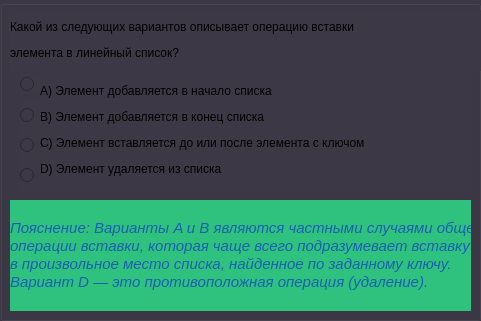
  <widget class="QGroupBox" name="group_first">
   <property name="geometry">
    <rect>
     <x>0</x>
     <y>50</y>
     <width>481</width>
     <height>321</height>
    </rect>
   </property>
   <property name="styleSheet">
    <string notr="true">background-color: rgb(61, 56, 70);</string>
   </property>
   <property name="title">
    <string/>
   </property>
   <widget class="QLabel" name="first_q">
    <property name="geometry">
     <rect>
      <x>10</x>
      <y>10</y>
      <width>461</width>
      <height>61</height>
     </rect>
    </property>
    <property name="text">
     <string>&lt;html&gt;&lt;head/&gt;&lt;body&gt;&lt;p&gt;Как называется список, в котором каждый элемент содержит &lt;/p&gt;&lt;p&gt;ссылку только на следующий элемент?&lt;/p&gt;&lt;/body&gt;&lt;/html&gt;</string>
    </property>
   </widget>
   <widget class="QLabel" name="third_q">
    <property name="geometry">
     <rect>
      <x>10</x>
      <y>10</y>
      <width>471</width>
      <height>61</height>
     </rect>
    </property>
    <property name="text">
     <string>&lt;html&gt;&lt;head/&gt;&lt;body&gt;&lt;p&gt;Какой тип списка образуется, если последний элемент связан &lt;/p&gt;&lt;p&gt;указателем с первым элементом?&lt;/p&gt;&lt;/body&gt;&lt;/html&gt;</string>
    </property>
   </widget>
   <widget class="QLabel" name="fifth_q">
    <property name="geometry">
     <rect>
      <x>10</x>
      <y>10</y>
      <width>461</width>
      <height>61</height>
     </rect>
    </property>
    <property name="text">
     <string>&lt;html&gt;&lt;head/&gt;&lt;body&gt;&lt;p&gt;Какие из следующих операций можно выполнять над линейными &lt;/p&gt;&lt;p&gt;списками?&lt;/p&gt;&lt;/body&gt;&lt;/html&gt;</string>
    </property>
   </widget>
   <widget class="QLabel" name="seven_q">
    <property name="geometry">
     <rect>
      <x>10</x>
      <y>10</y>
      <width>471</width>
      <height>61</height>
     </rect>
    </property>
    <property name="text">
     <string>&lt;html&gt;&lt;head/&gt;&lt;body&gt;&lt;p&gt;Какой из следующих ключей может быть использован для &lt;/p&gt;&lt;p&gt;упорядочивания записей в линейном списке?&lt;/p&gt;&lt;/body&gt;&lt;/html&gt;</string>
    </property>
   </widget>
   <widget class="QLabel" name="ninth_q">
    <property name="geometry">
     <rect>
      <x>10</x>
      <y>10</y>
      <width>471</width>
      <height>61</height>
     </rect>
    </property>
    <property name="text">
     <string>&lt;html&gt;&lt;head/&gt;&lt;body&gt;&lt;p&gt;Какой из следующих вариантов описывает операцию вставки &lt;/p&gt;&lt;p&gt;элемента в линейный список?&lt;/p&gt;&lt;/body&gt;&lt;/html&gt;</string>
    </property>
   </widget>
   <widget class="QLabel" name="first_ans">
    <property name="geometry">
     <rect>
      <x>40</x>
      <y>70</y>
      <width>431</width>
      <height>121</height>
     </rect>
    </property>
    <property name="text">
     <string>&lt;html&gt;&lt;head/&gt;&lt;body&gt;&lt;p&gt;A) Двунаправленный список&lt;/p&gt;&lt;p&gt;        B) Однонаправленный список&lt;/p&gt;&lt;p&gt;        C) Кольцевой список&lt;/p&gt;&lt;p&gt;        D) Массив&lt;/p&gt;&lt;/body&gt;&lt;/html&gt;</string>
    </property>
   </widget>
   <widget class="QLabel" name="third_ans">
    <property name="geometry">
     <rect>
      <x>40</x>
      <y>70</y>
      <width>431</width>
      <height>121</height>
     </rect>
    </property>
    <property name="text">
     <string>&lt;html&gt;&lt;head/&gt;&lt;body&gt;&lt;p&gt;A) Однонаправленный список&lt;/p&gt;&lt;p&gt;        B) Двунаправленный список&lt;/p&gt;&lt;p&gt;        C) Кольцевой список&lt;/p&gt;&lt;p&gt;        D) Массив&lt;/p&gt;&lt;/body&gt;&lt;/html&gt;</string>
    </property>
   </widget>
   <widget class="QLabel" name="fifth_ans">
    <property name="geometry">
     <rect>
      <x>40</x>
      <y>70</y>
      <width>431</width>
      <height>121</height>
     </rect>
    </property>
    <property name="text">
     <string>&lt;html&gt;&lt;head/&gt;&lt;body&gt;&lt;p&gt;A) Начальное формирование списка&lt;/p&gt;&lt;p&gt;        B) Удаление элемента с заданным ключом&lt;/p&gt;&lt;p&gt;        C) Упорядочивание списка по ключу&lt;/p&gt;&lt;p&gt;        D) Все вышеперечисленные&lt;/p&gt;&lt;/body&gt;&lt;/html&gt;</string>
    </property>
   </widget>
   <widget class="QLabel" name="seven_ans">
    <property name="geometry">
     <rect>
      <x>40</x>
      <y>70</y>
      <width>421</width>
      <height>121</height>
     </rect>
    </property>
    <property name="text">
     <string>&lt;html&gt;&lt;head/&gt;&lt;body&gt;&lt;p&gt;A) Год рождения&lt;/p&gt;&lt;p&gt;        B) Пол&lt;/p&gt;&lt;p&gt;        C) Стаж работы&lt;/p&gt;&lt;p&gt;        D) Все вышеперечисленные&lt;/p&gt;&lt;/body&gt;&lt;/html&gt;</string>
    </property>
   </widget>
   <widget class="QLabel" name="ninth_ans">
    <property name="geometry">
     <rect>
      <x>40</x>
      <y>70</y>
      <width>411</width>
      <height>121</height>
     </rect>
    </property>
    <property name="text">
     <string>&lt;html&gt;&lt;head/&gt;&lt;body&gt;&lt;p&gt;A) Элемент добавляется в начало списка&lt;/p&gt;&lt;p&gt;B) Элемент добавляется в конец списка&lt;/p&gt;&lt;p&gt;C) Элемент вставляется до или после элемента с ключом&lt;/p&gt;&lt;p&gt;D) Элемент удаляется из списка&lt;/p&gt;&lt;/body&gt;&lt;/html&gt;</string>
    </property>
   </widget>
   <widget class="QRadioButton" name="Answer_A">
    <property name="geometry">
     <rect>
      <x>20</x>
      <y>74</y>
      <width>20</width>
      <height>20</height>
     </rect>
    </property>
    <property name="styleSheet">
     <string notr="true">color: rgb(224, 27, 36);</string>
    </property>
    <property name="text">
     <string/>
    </property>
   </widget>
   <widget class="QRadioButton" name="Answer_B">
    <property name="geometry">
     <rect>
      <x>20</x>
      <y>100</y>
      <width>20</width>
      <height>31</height>
     </rect>
    </property>
    <property name="styleSheet">
     <string notr="true">color: rgb(224, 27, 36);</string>
    </property>
    <property name="text">
     <string/>
    </property>
   </widget>
   <widget class="QRadioButton" name="Answer_C">
    <property name="geometry">
     <rect>
      <x>20</x>
      <y>130</y>
      <width>20</width>
      <height>31</height>
     </rect>
    </property>
    <property name="styleSheet">
     <string notr="true">color: rgb(224, 27, 36);</string>
    </property>
    <property name="text">
     <string/>
    </property>
   </widget>
   <widget class="QRadioButton" name="Answer_D">
    <property name="geometry">
     <rect>
      <x>20</x>
      <y>160</y>
      <width>21</width>
      <height>31</height>
     </rect>
    </property>
    <property name="styleSheet">
     <string notr="true">color: rgb(224, 27, 36);</string>
    </property>
    <property name="text">
     <string/>
    </property>
   </widget>
   <widget class="QLabel" name="third_poyas">
    <property name="geometry">
     <rect>
      <x>10</x>
      <y>200</y>
      <width>461</width>
      <height>111</height>
     </rect>
    </property>
    <property name="styleSheet">
     <string notr="true">color: rgb(26, 95, 180);
background-color: rgb(46, 194, 126);</string>
    </property>
    <property name="text">
     <string>&lt;!DOCTYPE HTML PUBLIC &quot;-//W3C//DTD HTML 4.0//EN&quot; &quot;http://www.w3.org/TR/REC-html40/strict.dtd&quot;&gt;
&lt;html&gt;&lt;head&gt;&lt;meta name=&quot;qrichtext&quot; content=&quot;1&quot; /&gt;&lt;meta charset=&quot;utf-8&quot; /&gt;&lt;style type=&quot;text/css&quot;&gt;
p, li { white-space: pre-wrap; }
hr { height: 1px; border-width: 0; }
li.unchecked::marker { content: &quot;\2610&quot;; }
li.checked::marker { content: &quot;\2612&quot;; }
&lt;/style&gt;&lt;/head&gt;&lt;body style=&quot; font-family:'Cantarell'; font-size:11pt; font-weight:400; font-style:normal;&quot;&gt;
&lt;p style=&quot; margin-top:0px; margin-bottom:0px; margin-left:0px; margin-right:0px; -qt-block-indent:0; text-indent:0px;&quot;&gt;&lt;span style=&quot; font-style:italic;&quot;&gt;Пояснение: &lt;/span&gt;&lt;span style=&quot; font-style:italic;&quot;&gt;Ключевая особенность кольцевого (циклического) &lt;/span&gt;&lt;/p&gt;
&lt;p style=&quot; margin-top:0px; margin-bottom:0px; margin-left:0px; margin-right:0px; -qt-block-indent:0; text-indent:0px;&quot;&gt;&lt;span style=&quot; font-style:italic;&quot;&gt;списка — последний элемент связан с первым, образуя кольцо. &lt;/span&gt;&lt;/p&gt;
&lt;p style=&quot; margin-top:0px; margin-bottom:0px; margin-left:0px; margin-right:0px; -qt-block-indent:0; text-indent:0px;&quot;&gt;&lt;span style=&quot; font-style:italic;&quot;&gt;Это верно как для однонаправленных, так и для двунаправленных &lt;/span&gt;&lt;/p&gt;
&lt;p style=&quot; margin-top:0px; margin-bottom:0px; margin-left:0px; margin-right:0px; -qt-block-indent:0; text-indent:0px;&quot;&gt;&lt;span style=&quot; font-style:italic;&quot;&gt;кольцевых списков.&lt;/span&gt;&lt;/p&gt;&lt;/body&gt;&lt;/html&gt;</string>
    </property>
   </widget>
   <widget class="QLabel" name="ninth_poyas">
    <property name="geometry">
     <rect>
      <x>10</x>
      <y>200</y>
      <width>461</width>
      <height>111</height>
     </rect>
    </property>
    <property name="styleSheet">
     <string notr="true">color: rgb(26, 95, 180);
background-color: rgb(46, 194, 126);</string>
    </property>
    <property name="text">
     <string>&lt;!DOCTYPE HTML PUBLIC &quot;-//W3C//DTD HTML 4.0//EN&quot; &quot;http://www.w3.org/TR/REC-html40/strict.dtd&quot;&gt;
&lt;html&gt;&lt;head&gt;&lt;meta name=&quot;qrichtext&quot; content=&quot;1&quot; /&gt;&lt;meta charset=&quot;utf-8&quot; /&gt;&lt;style type=&quot;text/css&quot;&gt;
p, li { white-space: pre-wrap; }
hr { height: 1px; border-width: 0; }
li.unchecked::marker { content: &quot;\2610&quot;; }
li.checked::marker { content: &quot;\2612&quot;; }
&lt;/style&gt;&lt;/head&gt;&lt;body style=&quot; font-family:'Cantarell'; font-size:11pt; font-weight:400; font-style:normal;&quot;&gt;
&lt;p style=&quot; margin-top:0px; margin-bottom:0px; margin-left:0px; margin-right:0px; -qt-block-indent:0; text-indent:0px;&quot;&gt;&lt;span style=&quot; font-style:italic;&quot;&gt;Пояснение: &lt;/span&gt;&lt;span style=&quot; font-style:italic;&quot;&gt;Варианты A и B являются частными случаями общей &lt;/span&gt;&lt;/p&gt;
&lt;p style=&quot; margin-top:0px; margin-bottom:0px; margin-left:0px; margin-right:0px; -qt-block-indent:0; text-indent:0px;&quot;&gt;&lt;span style=&quot; font-style:italic;&quot;&gt;операции вставки, которая чаще всего подразумевает вставку &lt;/span&gt;&lt;/p&gt;
&lt;p style=&quot; margin-top:0px; margin-bottom:0px; margin-left:0px; margin-right:0px; -qt-block-indent:0; text-indent:0px;&quot;&gt;&lt;span style=&quot; font-style:italic;&quot;&gt;в произвольное место списка, найденное по заданному ключу. &lt;/span&gt;&lt;/p&gt;
&lt;p style=&quot; margin-top:0px; margin-bottom:0px; margin-left:0px; margin-right:0px; -qt-block-indent:0; text-indent:0px;&quot;&gt;&lt;span style=&quot; font-style:italic;&quot;&gt;Вариант D — это противоположная операция (удаление).&lt;/span&gt;&lt;/p&gt;&lt;/body&gt;&lt;/html&gt;</string>
    </property>
   </widget>
   <widget class="QLabel" name="seven_poyas">
    <property name="geometry">
     <rect>
      <x>10</x>
      <y>200</y>
      <width>461</width>
      <height>111</height>
     </rect>
    </property>
    <property name="styleSheet">
     <string notr="true">color: rgb(26, 95, 180);
background-color: rgb(46, 194, 126);</string>
    </property>
    <property name="text">
     <string>&lt;!DOCTYPE HTML PUBLIC &quot;-//W3C//DTD HTML 4.0//EN&quot; &quot;http://www.w3.org/TR/REC-html40/strict.dtd&quot;&gt;
&lt;html&gt;&lt;head&gt;&lt;meta name=&quot;qrichtext&quot; content=&quot;1&quot; /&gt;&lt;meta charset=&quot;utf-8&quot; /&gt;&lt;style type=&quot;text/css&quot;&gt;
p, li { white-space: pre-wrap; }
hr { height: 1px; border-width: 0; }
li.unchecked::marker { content: &quot;\2610&quot;; }
li.checked::marker { content: &quot;\2612&quot;; }
&lt;/style&gt;&lt;/head&gt;&lt;body style=&quot; font-family:'Cantarell'; font-size:11pt; font-weight:400; font-style:normal;&quot;&gt;
&lt;p style=&quot; margin-top:0px; margin-bottom:0px; margin-left:0px; margin-right:0px; -qt-block-indent:0; text-indent:0px;&quot;&gt;&lt;span style=&quot; font-style:italic;&quot;&gt;Пояснение:  &lt;/span&gt;&lt;span style=&quot; font-style:italic;&quot;&gt;Упорядочить (отсортировать) список можно по &lt;/span&gt;&lt;/p&gt;
&lt;p style=&quot; margin-top:0px; margin-bottom:0px; margin-left:0px; margin-right:0px; -qt-block-indent:0; text-indent:0px;&quot;&gt;&lt;span style=&quot; font-style:italic;&quot;&gt;любому значимому полю, будь то числовое или &lt;/span&gt;&lt;/p&gt;
&lt;p style=&quot; margin-top:0px; margin-bottom:0px; margin-left:0px; margin-right:0px; -qt-block-indent:0; text-indent:0px;&quot;&gt;&lt;span style=&quot; font-style:italic;&quot;&gt;категориальное (пол). Понятие &amp;quot;ключ&amp;quot; для сортировки &lt;/span&gt;&lt;/p&gt;
&lt;p style=&quot; margin-top:0px; margin-bottom:0px; margin-left:0px; margin-right:0px; -qt-block-indent:0; text-indent:0px;&quot;&gt;&lt;span style=&quot; font-style:italic;&quot;&gt;очень широкое.&lt;/span&gt;&lt;/p&gt;&lt;/body&gt;&lt;/html&gt;</string>
    </property>
   </widget>
   <widget class="QLabel" name="five_poyas">
    <property name="geometry">
     <rect>
      <x>10</x>
      <y>200</y>
      <width>461</width>
      <height>111</height>
     </rect>
    </property>
    <property name="styleSheet">
     <string notr="true">background-color: rgb(46, 194, 126);
color: rgb(26, 95, 180);</string>
    </property>
    <property name="text">
     <string>&lt;!DOCTYPE HTML PUBLIC &quot;-//W3C//DTD HTML 4.0//EN&quot; &quot;http://www.w3.org/TR/REC-html40/strict.dtd&quot;&gt;
&lt;html&gt;&lt;head&gt;&lt;meta name=&quot;qrichtext&quot; content=&quot;1&quot; /&gt;&lt;meta charset=&quot;utf-8&quot; /&gt;&lt;style type=&quot;text/css&quot;&gt;
p, li { white-space: pre-wrap; }
hr { height: 1px; border-width: 0; }
li.unchecked::marker { content: &quot;\2610&quot;; }
li.checked::marker { content: &quot;\2612&quot;; }
&lt;/style&gt;&lt;/head&gt;&lt;body style=&quot; font-family:'Cantarell'; font-size:11pt; font-weight:400; font-style:normal;&quot;&gt;
&lt;p style=&quot; margin-top:0px; margin-bottom:0px; margin-left:0px; margin-right:0px; -qt-block-indent:0; text-indent:0px;&quot;&gt;Пояснение: &lt;span style=&quot; font-style:italic;&quot;&gt;Все перечисленные операции (создание, удаление по &lt;/span&gt;&lt;/p&gt;
&lt;p style=&quot; margin-top:0px; margin-bottom:0px; margin-left:0px; margin-right:0px; -qt-block-indent:0; text-indent:0px;&quot;&gt;&lt;span style=&quot; font-style:italic;&quot;&gt;ключу, сортировка) являются стандартными и базовыми для &lt;/span&gt;&lt;/p&gt;
&lt;p style=&quot; margin-top:0px; margin-bottom:0px; margin-left:0px; margin-right:0px; -qt-block-indent:0; text-indent:0px;&quot;&gt;&lt;span style=&quot; font-style:italic;&quot;&gt;работы с любыми линейными списками.&lt;/span&gt;&lt;/p&gt;&lt;/body&gt;&lt;/html&gt;</string>
    </property>
   </widget>
   <widget class="QLabel" name="first_poyas">
    <property name="geometry">
     <rect>
      <x>10</x>
      <y>200</y>
      <width>461</width>
      <height>111</height>
     </rect>
    </property>
    <property name="styleSheet">
     <string notr="true">color: rgb(26, 95, 180);
background-color: rgb(46, 194, 126);</string>
    </property>
    <property name="text">
     <string>&lt;!DOCTYPE HTML PUBLIC &quot;-//W3C//DTD HTML 4.0//EN&quot; &quot;http://www.w3.org/TR/REC-html40/strict.dtd&quot;&gt;
&lt;html&gt;&lt;head&gt;&lt;meta name=&quot;qrichtext&quot; content=&quot;1&quot; /&gt;&lt;meta charset=&quot;utf-8&quot; /&gt;&lt;style type=&quot;text/css&quot;&gt;
p, li { white-space: pre-wrap; }
hr { height: 1px; border-width: 0; }
li.unchecked::marker { content: &quot;\2610&quot;; }
li.checked::marker { content: &quot;\2612&quot;; }
&lt;/style&gt;&lt;/head&gt;&lt;body style=&quot; font-family:'Cantarell'; font-size:11pt; font-weight:400; font-style:normal;&quot;&gt;
&lt;p style=&quot; margin-top:0px; margin-bottom:0px; margin-left:0px; margin-right:0px; -qt-block-indent:0; text-indent:0px;&quot;&gt;&lt;span style=&quot; font-style:italic;&quot;&gt;Пояснение: Определение в самом вопросе &lt;/span&gt;&lt;/p&gt;
&lt;p style=&quot; margin-top:0px; margin-bottom:0px; margin-left:0px; margin-right:0px; -qt-block-indent:0; text-indent:0px;&quot;&gt;&lt;span style=&quot; font-style:italic;&quot;&gt;(&amp;quot;каждый элемент содержит ссылку только на следующий&amp;quot;) &lt;/span&gt;&lt;/p&gt;
&lt;p style=&quot; margin-top:0px; margin-bottom:0px; margin-left:0px; margin-right:0px; -qt-block-indent:0; text-indent:0px;&quot;&gt;&lt;span style=&quot; font-style:italic;&quot;&gt;является прямым описанием однонаправленного списка. &lt;/span&gt;&lt;/p&gt;
&lt;p style=&quot; margin-top:0px; margin-bottom:0px; margin-left:0px; margin-right:0px; -qt-block-indent:0; text-indent:0px;&quot;&gt;&lt;span style=&quot; font-style:italic;&quot;&gt;Другие варианты не подходят: в двунаправленном есть &lt;/span&gt;&lt;/p&gt;
&lt;p style=&quot; margin-top:0px; margin-bottom:0px; margin-left:0px; margin-right:0px; -qt-block-indent:0; text-indent:0px;&quot;&gt;&lt;span style=&quot; font-style:italic;&quot;&gt;ссылка и на предыдущий, в кольцевом последний элемент &lt;/span&gt;&lt;/p&gt;
&lt;p style=&quot; margin-top:0px; margin-bottom:0px; margin-left:0px; margin-right:0px; -qt-block-indent:0; text-indent:0px;&quot;&gt;&lt;span style=&quot; font-style:italic;&quot;&gt;ссылается на первый, а массив — это не список.&lt;/span&gt;&lt;/p&gt;&lt;/body&gt;&lt;/html&gt;</string>
    </property>
   </widget>
   <zorder>Answer_A</zorder>
   <zorder>Answer_B</zorder>
   <zorder>Answer_C</zorder>
   <zorder>Answer_D</zorder>
   <zorder>first_q</zorder>
   <zorder>first_ans</zorder>
   <zorder>third_q</zorder>
   <zorder>third_ans</zorder>
   <zorder>fifth_q</zorder>
   <zorder>fifth_ans</zorder>
   <zorder>seven_q</zorder>
   <zorder>seven_ans</zorder>
   <zorder>ninth_q</zorder>
   <zorder>ninth_ans</zorder>
   <zorder>first_poyas</zorder>
   <zorder>third_poyas</zorder>
   <zorder>five_poyas</zorder>
   <zorder>seven_poyas</zorder>
   <zorder>ninth_poyas</zorder>
  </widget>
